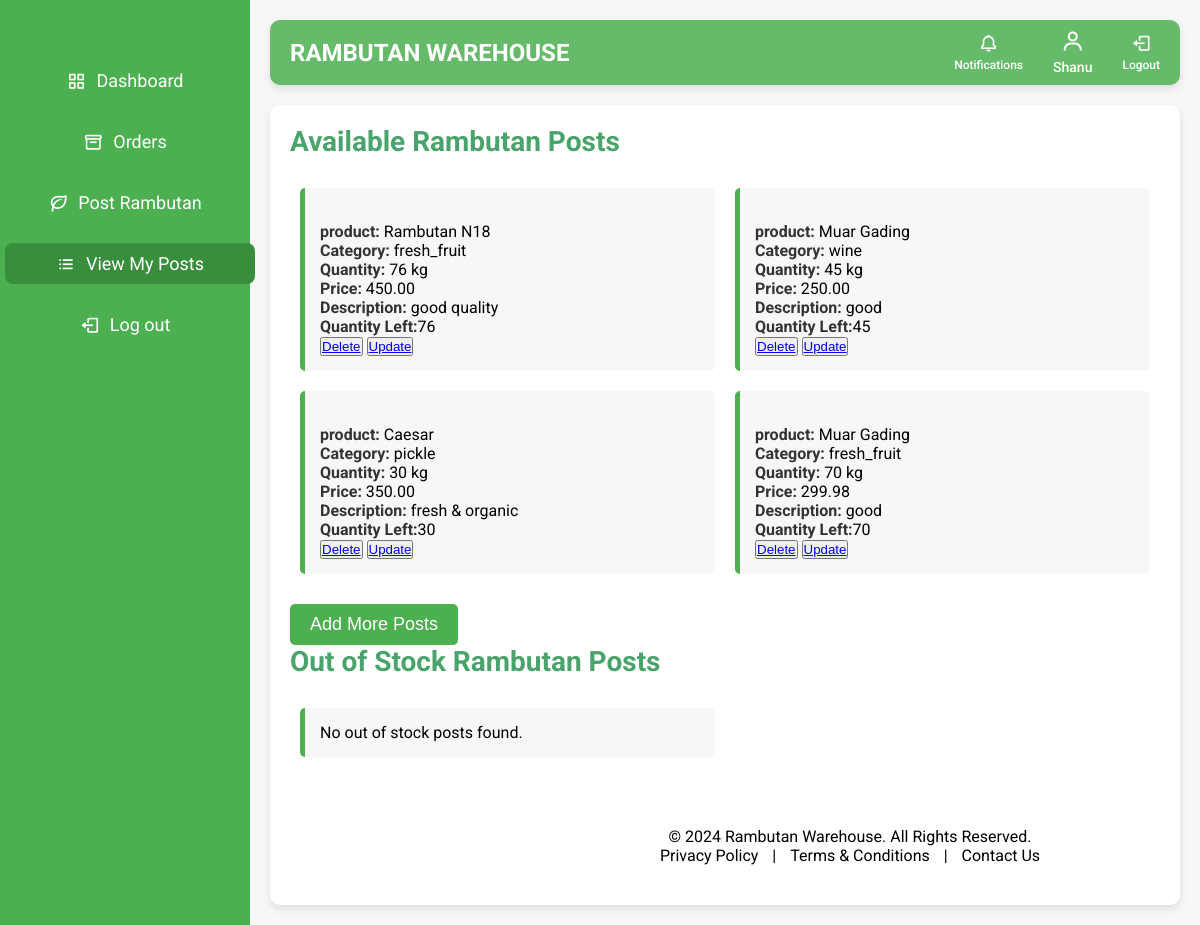
Page /view_posts/ (signed in) on the earlier database version.
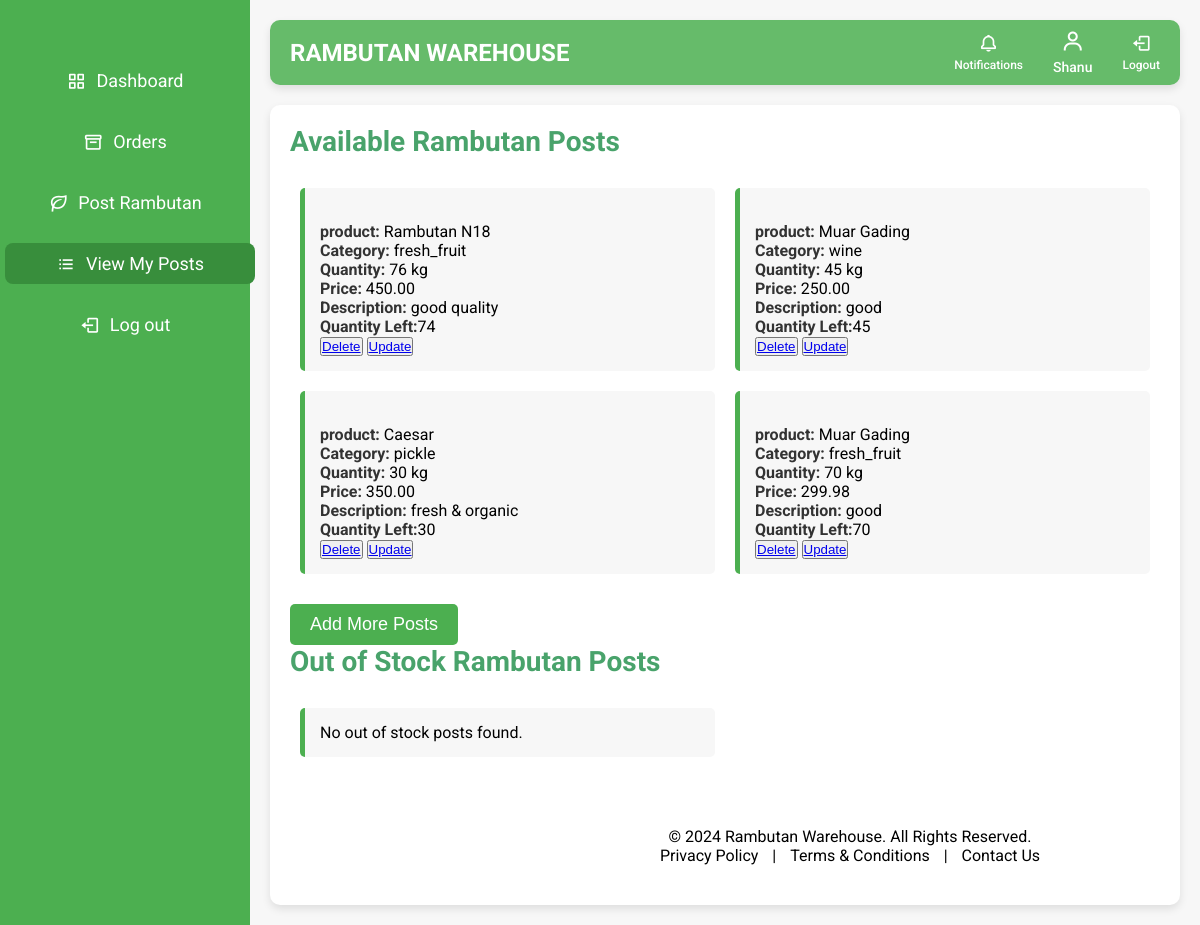
Same page on the later database version.
### warehouse/models.py (models this page shows, shortened)
class RambutanPost(models.Model):
    farmer = models.ForeignKey('FarmerDetails', on_delete=models.CASCADE, related_name='rambutan_posts')
    PRODUCT_CHOICES = sorted([
        ('Binjai', 'Binjai'),
        ('Caesar', 'Caesar'),
        ('E35', 'E35'),
        ('Hg Deli Baling', 'Hg Deli Baling'),
        ('Jarum Emas', 'Jarum Emas'),
        ('Maharlika', 'Maharlika'),
        ('Malwana', 'Malwana'),
        ('Muar Gading', 'Muar Gading'),
        ('Rambutan N18', 'Rambutan N18'),
        ('Rongrien', 'Rongrien'),
        ('School Boy', 'School Boy'),
        ('other', 'Other')  # 'Other' option placed last
    ], key=lambda x: (x[0] != 'other', x[0]))  # Ensures 'Other' is last
    product = models.CharField(max_length=255, choices=PRODUCT_CHOICES)
    CATEGORY_CHOICES = [
        ('fresh_fruit', 'Fresh Fruit'),
        ('juice', 'Juice'),
        ('pickle', 'Pickle'),
        ('wine', 'Wine'),
    ]
    category = models.CharField(max_length=20, choices=CATEGORY_CHOICES)
    quantity_type = models.CharField(max_length=10, choices=[('kg', 'Kilograms'), ('L', 'Litres')])
    quantity = models.PositiveIntegerField(default=1)
    quantity_left = models.PositiveIntegerField(default=0)
    price = models.DecimalField(max_digits=10, decimal_places=2)
    image = models.ImageField(upload_to='rambutan_images/')
    description = models.TextField()
    created_at = models.DateTimeField(auto_now_add=True)
    is_available = models.BooleanField(default=True)

### warehouse/views.py (the view)
# urls.py: path('view_posts/',views.view_posts,name='view_posts'),
@login_required
@cache_control(no_cache=True, must_revalidate=True, no_store=True)
def view_posts(request):
    user = request.user
    try:
        farmer_details = user.farmerdetails
        available_posts = RambutanPost.objects.filter(farmer=farmer_details, is_available=True)
        out_of_stock_posts = RambutanPost.objects.filter(farmer=farmer_details, is_available=False, quantity_left=0)
        unavailable_posts = RambutanPost.objects.filter(farmer=farmer_details, is_available=False).exclude(quantity_left=0)
    except FarmerDetails.DoesNotExist:
        return redirect('farmer_details')
    context = {
        'available_posts': available_posts,
        'out_of_stock_posts': out_of_stock_posts,
        'unavailable_posts': unavailable_posts,
        'user': user,
    }
    return render(request, 'view_posts.html', context)

### warehouse/templates/view_posts.html (shortened to what the changed rows need)
<!DOCTYPE html>
<html lang="en" dir="ltr">
<head>
  <link href="https://unpkg.com/boxicons@2.0.7/css/boxicons.min.css" rel="stylesheet">
  <link href="https://cdn.jsdelivr.net/npm/sweetalert2@11/dist/sweetalert2.min.css" rel="stylesheet">
</head>
<body>
  <section class="home-section">
    <div class="home-content">
      <div class="posts-section">
        <h2>Available Rambutan Posts</h2>
        <ul>
          {% for post in available_posts %}
          <li>
            <img src="/media/{{ post.image }}" alt="{{ post.name }}" width="100px"><br>
            <strong>product:</strong> {{ post.product }}<br>
            <strong>Category:</strong> {{ post.category }}<br>
            <strong>Quantity:</strong> {{ post.quantity }}  {{post.quantity_type }}<br>
            <strong>Price:</strong> {{ post.price }}<br>
            <strong>Description:</strong> {{ post.description }}<br>
            <strong>Quantity Left:</strong>{{ post.quantity_left }}<br>
            <button><a href="{% url 'delete_post' post.id %}">Delete</a></button>
            <button><a href="{% url 'update_post' post.id %}">Update</a></button>
          </li>
          {% empty %}
          <li>No available posts found. Add your first rambutan post.</li>
          {% endfor %}
        </ul>
      </div>
      <div class="posts-section">
        <h2>Out of Stock Rambutan Posts</h2>
      </div>
  </section>
</body>
</html>

Differences in the rows shown:
changed RambutanPost "Rambutan N18": quantity_left "76" → "74"
